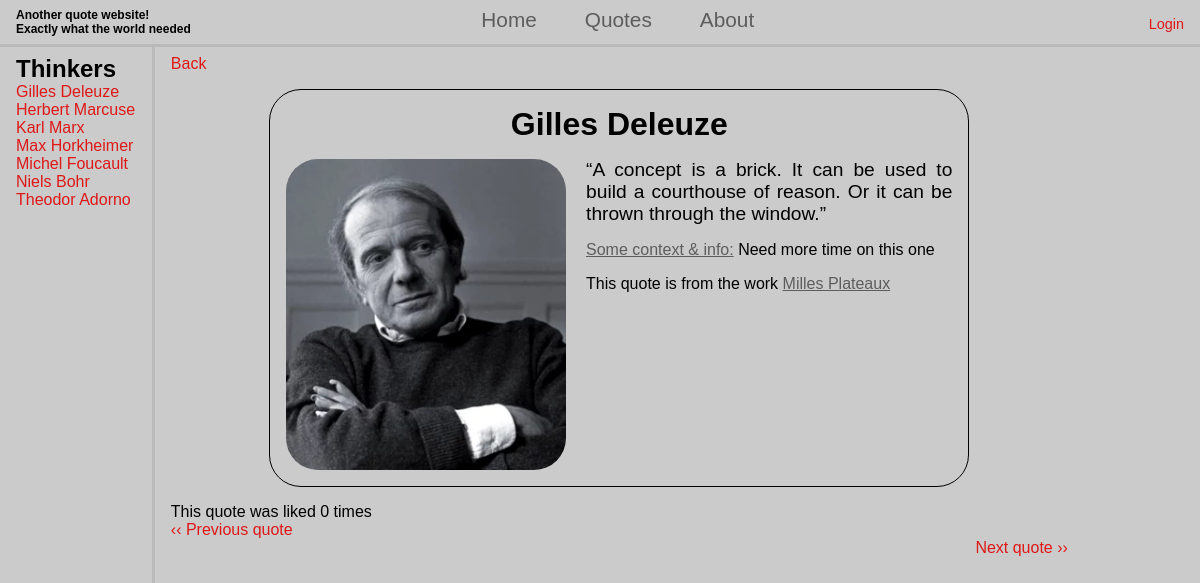
The app's page /quotes/quote/7/ with its own data.
### content/models.py (models this page shows, shortened)
class Thinker (models.Model):
    name = models.CharField(
        max_length=50, help_text="- Thinker name", validators=[validators.MinLengthValidator(1, "Please enter at least one character")])
    works = models.ManyToManyField("Work", blank=True)
    picture = models.ImageField (null=True, blank=True, upload_to="pictures/")
    created_by = models.ForeignKey(settings.AUTH_USER_MODEL, on_delete=models.CASCADE, null=True, blank=True)
    created = models.DateTimeField(auto_now_add=True, null=True)
    updated = models.DateTimeField(auto_now=True, null=True)
    def __str__(self):
        return self.name

class Quote(models.Model):
    quote = models.TextField(
        max_length=2000, validators=[validators.MinLengthValidator(10, "Please enter at least ten characters"), validators.MaxLengthValidator(2000,"Too many characters!")])
    thinker = models.ForeignKey("Thinker", on_delete=models.CASCADE, null=True, blank=True)
    reference = models.CharField(
        max_length=100, help_text="- Which work is this quote from?", validators=[
            validators.MinLengthValidator(1, "Please enter at least one character"), validators.MaxLengthValidator(100,"Too many characters!")],
              null=True, blank=True)
    created_by = models.ForeignKey(settings.AUTH_USER_MODEL, on_delete=models.CASCADE, null=True, blank=True)
    explanation = models.TextField(help_text="- Please explain this quote", validators=[validators.MinLengthValidator(10, "Please enter at least ten characters")], null=True, blank=True)
    likes = models.ManyToManyField(settings.AUTH_USER_MODEL, related_name="liked_quotes", blank=True)
    created = models.DateTimeField(auto_now_add=True, null=True)
    updated = models.DateTimeField(auto_now=True, null=True)

### content/views.py (the view, shortened to what this page needs)
# urls.py: path("quote/<int:pk>/", views.QuoteDetail.as_view(), name="quote"),
class QuoteDetail(View):
    template = "content/quote.html"
    def get(self, request, pk):
        quote = Quote.objects.get(pk=pk)
        next_quote = Quote.objects.filter(pk__gt=quote.pk).order_by("pk").first()
        prev_quote = Quote.objects.filter(pk__lt=quote.pk).order_by("-pk").first()
        if not next_quote:
            next_quote = Quote.objects.order_by("pk").first()
        if not prev_quote:
            prev_quote = Quote.objects.order_by("-pk").first()
        context = {"quote":quote,
                   "next_quote": next_quote,
                   "prev_quote": prev_quote}
        return render (request, self.template, context)

### content/context_processors.py (called while the page is built)
def get_thinkers(request):
    thinkers = Thinker.objects.all().order_by("name")
    return {"thinkers":thinkers}

### content/templates/content/quote.html (shortened to what this page needs)
{% extends 'main.html' %}
{% block content %}
<nav class="edit">
    <p><a href="{% url 'content:main' %}">Back</a></p>
</nav>
<main class="quote">
    <h1>{{quote.thinker.name}}</h1>
    {% if quote.thinker.picture %}
    <img class="image" src="{{ quote.thinker.picture.url }}" alt="{{quote.thinker.name}}">
    {% endif %}
    <p class="mainquote">&#8220;{{quote.quote}}&#8221;</p>
    <p><span class="underline">Some context & info:</span> {{quote.explanation}}</p>
    {% if quote.reference %}
    <p>This quote is from the work <span class="underline">{{quote.reference}}</span></p>
    {% endif %}
</main>
<p>This quote was liked {{quote.likes.count}} {% if quote.likes.count == 1 %} time {% else %} times {% endif %}</p>
<nav class="navquote">
    {% if prev_quote %}
    <a href="{% url 'content:quote' prev_quote.id %}">&#8249;&#8249; Previous quote</a>
    {% endif %}
    <div style="text-align: right;">
        {% if next_quote %}
        <a href="{% url 'content:quote' next_quote.id %}" style="text-align: right;"> Next quote &#8250;&#8250;</a>
        {% endif %}
    </div>
</nav>
{% endblock %}

### templates/main.html (shortened to what this page needs)
{% load static %}
<!DOCTYPE html>
<html lang="en">
<head>
    <link rel="stylesheet" href="{% static 'css/style.css' %}">
</head>
<body>
    {% include 'nav.html' %}
    <div class="main-container">
        <div class="sidebar">
            {% include 'sidebar.html' %}
        </div>
        <div class="block">
            {% block content %}
            {% endblock %}
        </div>
        <div></div>
    </div>
</body>
</html>

### templates/nav.html (shortened to what this page needs)
<!DOCTYPE html>
<html lang="en">
<head>
</head>
<nav class="navbar">
    <div class="banner">
        <h1>Another quote website!</h1>
        <h2>Exactly what the world needed</h2>
    </div>
    <div class="navigation">
        <a href="{% url 'base:home' %}">Home</a>
        <a href="{% url 'content:main' %}">Quotes</a>
        <a href="{% url 'base:about' %}">About</a>
    </div>
    <div class="login">
        {% if user.is_authenticated %}
        <p>Hello <span class="profileBtn">{{user.username}}!</span></p>
        <div class="loginbox">
            <p><a href="{% url 'base:profile' %}">Profile</a></p>
            <p><a href="{% url 'base:logout' %}">Logout</a></p>
        </div>
        {% else %}
        <a href="{% url 'base:login' %}">Login</a>
        {% endif %}
    </div>
</nav>
</html>

### templates/sidebar.html (shortened to what this page needs)
<!DOCTYPE html>
<html lang="en">
<head>
</head>
<body>
    <nav>
        <h2>Thinkers</h2>
        <ul>
            {% for thinker in thinkers %}
            <li><a href="{% url 'content:main' %}?q={{thinker.name|urlencode}}">{{thinker}}</a></li>
            {% endfor %}
        </ul>
    </nav>
</body>
</html>

### static/css/style.css (style rules this page uses)
* { margin: 0; padding: 0; box-sizing: border-box; }
html { background-color: #cbcbcb; font-family: Verdana, Geneva, Tahoma, sans-serif; }
a { color: hsla(0, 90%, 46%, 0.941); text-decoration: none; }
ul ::marker { content: none; }
main { margin: 1rem auto 1rem; padding: 1rem; text-align: center; border: 0.1em solid #000; border-radius: 2rem; max-width: 700px; display: flow-root; }
.main-container { display: grid; grid-template-columns: 2fr 12fr 1.5fr; min-height: 100vh; }
.sidebar { border-right: solid #2f2f2f1a; padding: 0.5rem 1rem; }
.block { padding: 0.5rem 1rem; }
.navbar { display: flex; flex-wrap: wrap; padding: 0.5em 1em; border-bottom: solid #2f2f2f1a; position: sticky; }
.banner { flex: 0 0 auto; font-size: 0.5rem; font-weight: bolder; }
.navigation { position: relative; display: flex; gap: 3rem; font-size: 1.3rem; justify-content: center; flex: 1; margin-left: -5em; }
.navigation a { color: rgb(93, 93, 93); }
.login { margin-top: 0.5rem; text-align: right; font-size: 0.9rem; }
.quote h1 { margin-bottom: 1rem; }
.quote p { margin-bottom: 1rem; text-align: justify; width: 55%; margin-left: auto; }
.mainquote { font-size: 1.2rem; }
.image { float: left; width: 42%; border-radius: 2rem; }
.underline { text-decoration: underline; color: rgb(93, 93, 93); }

### records on screen
Thinker: name "Gilles Deleuze"
Thinker: name "Herbert Marcuse"
Thinker: name "Karl Marx"
Thinker: name "Max Horkheimer"
Thinker: name "Michel Foucault"
Thinker: name "Niels Bohr"
Thinker: name "Theodor Adorno"
Quote: thinker.name "Gilles Deleuze", thinker.picture (picture), quote "A concept is a brick. It can be used to build a courthouse of reason. Or it can be thrown through the window.", explanation "Need more time on this one", reference "Milles Plateaux", likes.count "0"
